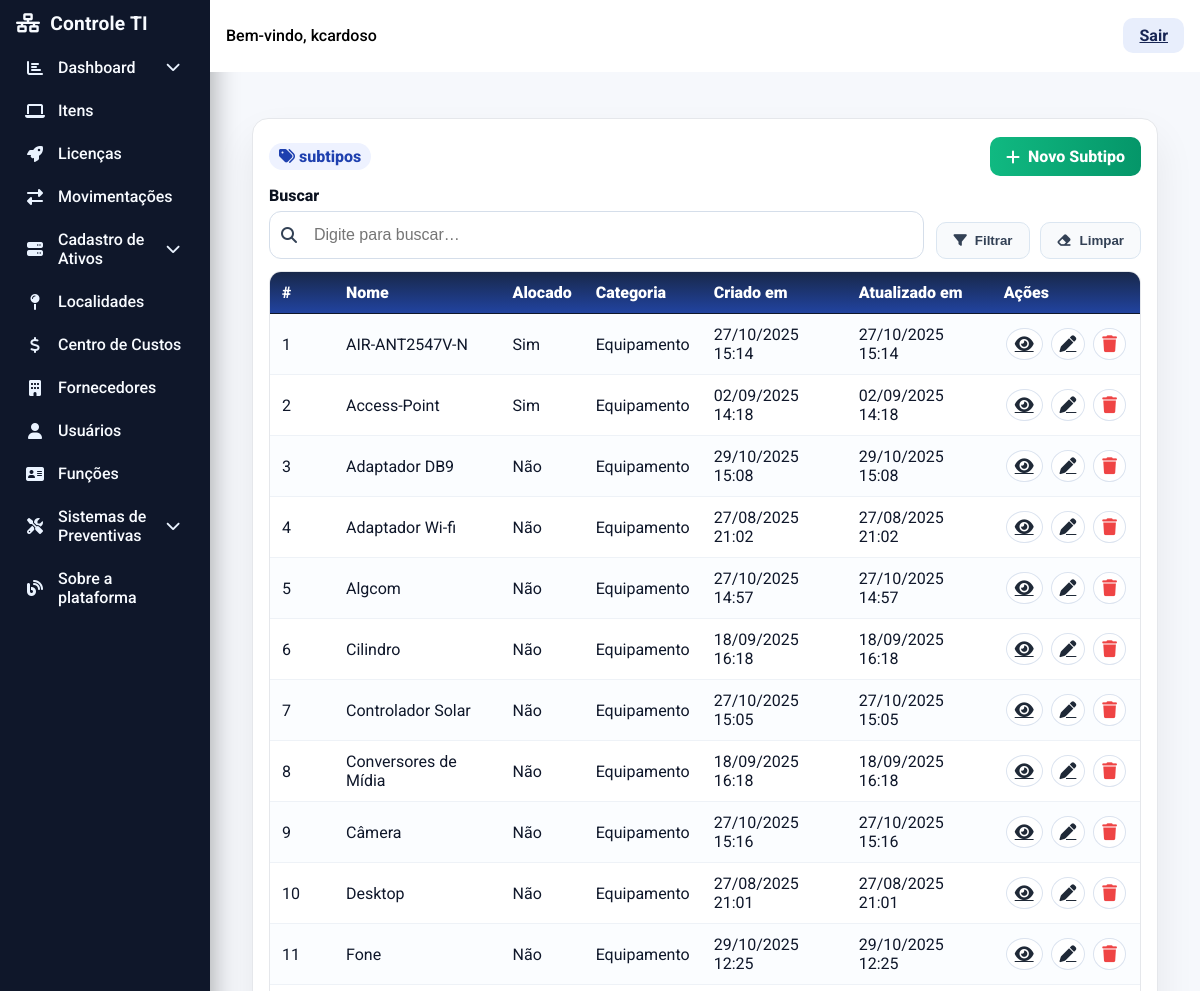
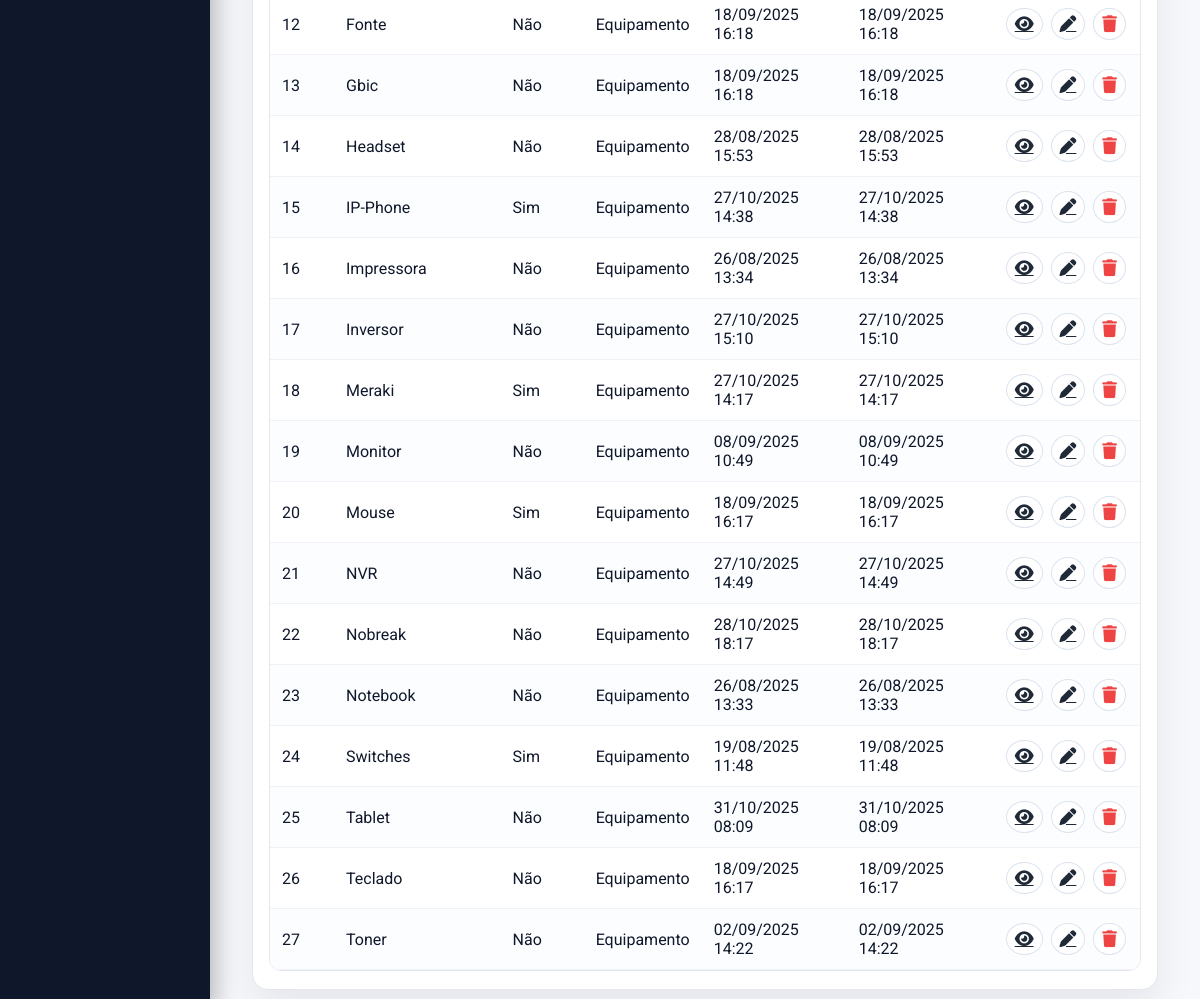
The app's page /subtipos/ (signed in), older data (2 pictures, top to bottom).
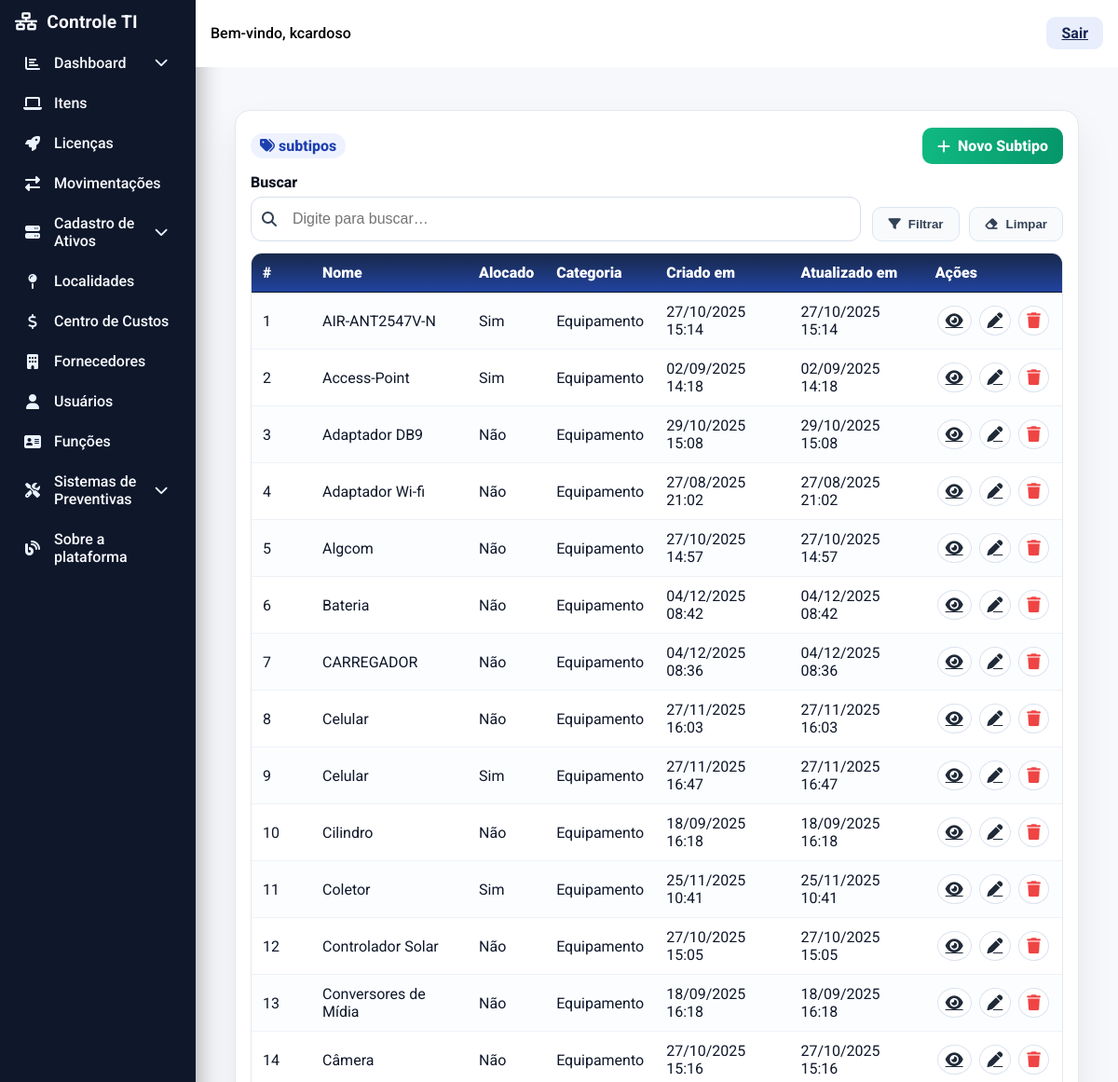
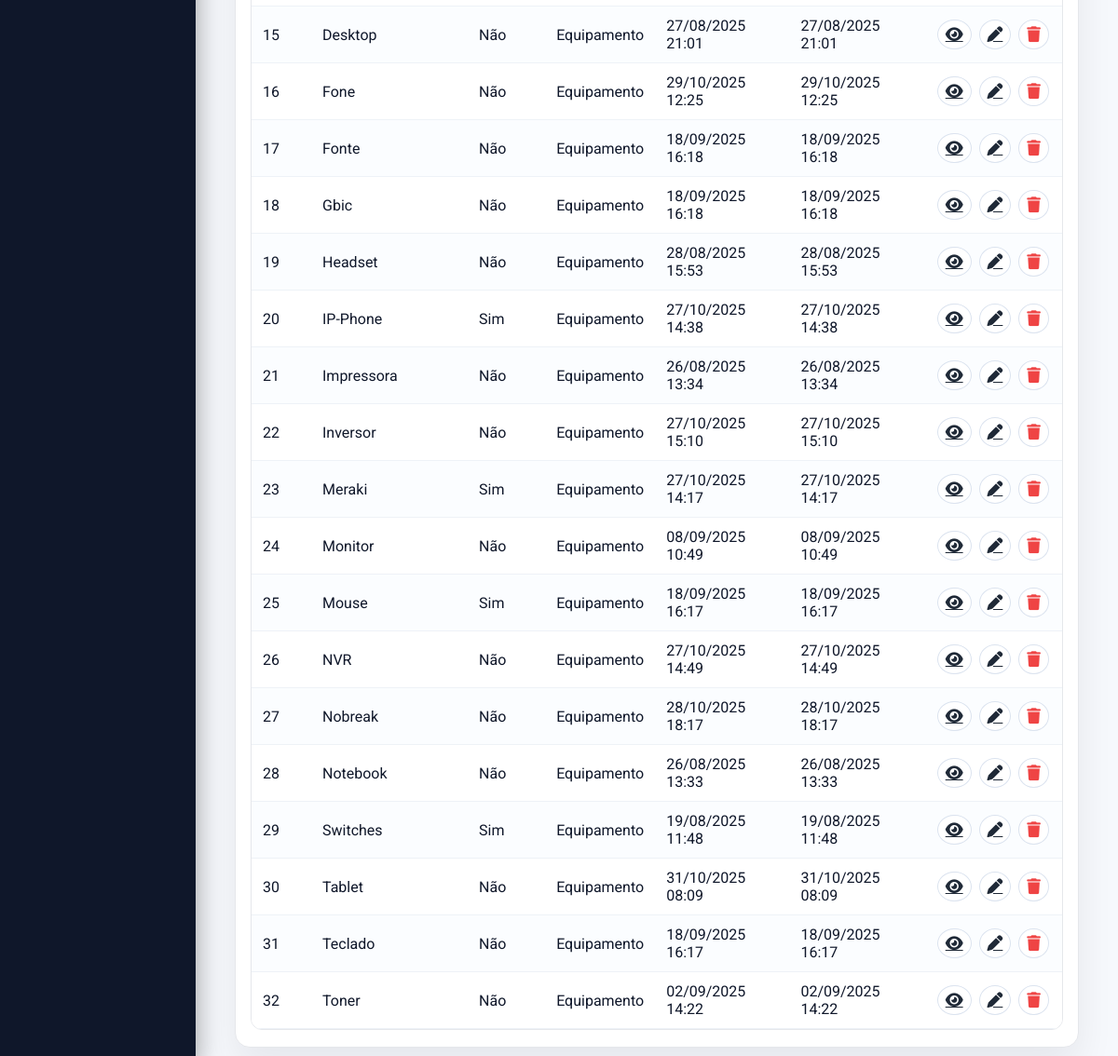
The same page, newer data (2 pictures, top to bottom).
### ProjetoEstoque/models.py (models this page shows, shortened)
class AuditModel(models.Model):
    criado_por = models.ForeignKey(User, related_name="%(class)s_criador", on_delete=models.SET_NULL, null=True)
    atualizado_por = models.ForeignKey(User, related_name="%(class)s_atualizador", on_delete=models.SET_NULL, null=True)
    created_at = models.DateTimeField(auto_now_add=True)
    updated_at = models.DateTimeField(auto_now=True)
    class Meta:
        abstract = True

class Subtipo(AuditModel):
    nome = models.CharField(max_length=100)
    alocado = models.CharField(max_length=3, choices=SimNaoChoices.choices)
    categoria = models.ForeignKey(Categoria, on_delete=models.CASCADE)

class Categoria(AuditModel):
    nome = models.CharField(max_length=100)

### ProjetoEstoque/views.py (the view)
# urls.py: path("subtipos/", views.subtipo_list, name="subtipo_list"),
@login_required
def subtipo_list(request):
    q = request.GET.get("q", "").strip()
    cat = request.GET.get("categoria", "").strip()
    alocado = request.GET.get("alocado", "").strip()
    qs = Subtipo.objects.select_related("categoria").order_by("categoria__nome", "nome")
    if q:
        qs = qs.filter(Q(nome__icontains=q) | Q(categoria__nome__icontains=q))
    if cat:
        qs = qs.filter(categoria__id=cat)
    if alocado:
        qs = qs.filter(alocado=alocado)
    context = {
        "subtipos": qs,
        "categorias": Categoria.objects.order_by("nome"),
        "alocado_choices": (("sim","Sim"),("nao","Não")),
        "request": request,  # para manter valores nos filtros
    }
    return render(request, "front/subtipo_list.html", context)

### ProjetoEstoque/templates/front/subtipo_list.html (shortened to what this page needs)
{% extends 'base.html' %}
{% block content %}
<link rel="stylesheet" href="https://cdnjs.cloudflare.com/ajax/libs/font-awesome/6.4.2/css/all.min.css"/>
<div class="page">
  <div class="panel">
    <div class="top-actions">
      <div class="metrics">
        <span class="badge"><i class="fa fa-tags"></i> {{ total }} subtipos</span>
      </div>
      <div style="display:flex;gap:10px">
        <a class="btn btn-add" href="{% url 'subtipo_create' %}"><i class="fa fa-plus"></i> Novo Subtipo</a>
      </div>
    </div>
    <form class="filtros" method="get" id="fForm" autocomplete="off">
      <div class="group">
        <label style="color: #0b1220;">Buscar</label>
        <div class="filtro-icon-input">
          <span class="ico"><i class="fa fa-search"></i></span>
          <input type="text" name="q" class="ctrl" placeholder="Digite para buscar…" value="{{ q|default:'' }}">
        </div>
      </div>
      <div style="display:flex;gap:10px;justify-content:flex-end">
        <button class="btn btn-light" type="submit"><i class="fa fa-filter"></i> Filtrar</button>
        <button class="btn btn-light" type="button" id="btnClear"><i class="fa fa-eraser"></i> Limpar</button>
      </div>
    </form>
    <div class="table-wrap">
      <table>
        <thead>
          <tr>
            <th style="width:64px">#</th>
            <th>Nome</th>
            <th>Alocado</th>
            <th>Categoria</th>
            <th>Criado em</th>
            <th>Atualizado em</th>
            <th style="width:120px">Ações</th>
          </tr>
        </thead>
        <tbody>
          {% for obj in subtipos %}
          <tr>
            <td>{{ forloop.counter }}</td>
            <td>{{ obj.nome }}</td>
            <td>{{ obj.get_alocado_display }}</td>
            <td>{% if obj.categoria %}{{ obj.categoria.nome }}{% else %}-{% endif %}</td>
            <td>{{ obj.created_at|date:"d/m/Y H:i" }}</td>
            <td>{{ obj.updated_at|date:"d/m/Y H:i" }}</td>
            <td class="td-acoes">
              <a class="icon-btn" title="Detalhar" href="{% url 'subtipo_detail' obj.pk %}"><i class="fa fa-eye"></i></a>
              <a class="icon-btn" title="Editar" href="{% url 'subtipo_update' obj.pk %}"><i class="fa fa-pen"></i></a>
              <button class="icon-btn delete" title="Excluir"
                      onclick="openDeleteModal('{{ obj.pk }}','{{ obj.nome|escapejs }}')"><i class="fa fa-trash"></i></button>
            </td>
          </tr>
          {% empty %}
          <tr><td colspan="7" style="text-align:center;color:#64748b;padding:16px">Nenhum subtipo encontrado.</td></tr>
          {% endfor %}
        </tbody>
      </table>
    </div>
  </div>
</div>
{% endblock %}

### ProjetoEstoque/templates/base.html (shortened to what this page needs)
{% load static %}
<!DOCTYPE html>
<html lang="pt-br">
<head>
  <link rel="stylesheet" href="https://cdnjs.cloudflare.com/ajax/libs/font-awesome/6.5.2/css/all.min.css">
</head>
<body>
  <div class="layout">
    <nav class="sidebar" id="sidebarMenu" aria-label="Menu lateral">
      <div class="sidebar-logo">
        <i class="fas fa-network-wired" aria-hidden="true"></i> Controle TI
      </div>
      <div class="sidebar-menu">
        <div class="sidebar-link-with-sub">
          <a class="sidebar-link" href="#" onclick="toggleSubmenu(event,'dashboard-sub')" aria-expanded="false" aria-controls="dashboard-sub">
            <i class="fas fa-chart-bar" aria-hidden="true"></i> Dashboard
            <i class="fas fa-chevron-down" style="margin-left:auto;font-size:.92em" aria-hidden="true"></i>
          </a>
        </div>
        <a class="sidebar-link" href="{% url 'equipamentos_list' %}">
          <i class="fas fa-laptop" aria-hidden="true"></i> Itens
        </a>
        <a class="sidebar-link" href="{% url 'licenca_list' %}">
          <i class="fa-solid fa-rocket" aria-hidden="true"></i> Licenças
        </a>
        <a class="sidebar-link" href="{% url 'movimentacao_list' %}">
          <i class="fa fa-exchange-alt" aria-hidden="true"></i> Movimentações
        </a>
        <div class="sidebar-link-with-sub">
          <a class="sidebar-link" href="#" onclick="toggleSubmenu(event,'ativos-sub')" aria-expanded="false" aria-controls="ativos-sub">
            <i class="fas fa-server" aria-hidden="true"></i> Cadastro de Ativos
            <i class="fas fa-chevron-down" style="margin-left:auto;font-size:.92em" aria-hidden="true"></i>
          </a>
        </div>
        <a class="sidebar-link" href="{% url 'localidade_list' %}">
          <i class="fas fa-map-pin" aria-hidden="true"></i> Localidades
        </a>
        <a class="sidebar-link" href="{% url 'centrocusto_list' %}">
          <i class="fas fa-dollar-sign" aria-hidden="true"></i> Centro de Custos
        </a>
        <a class="sidebar-link" href="{% url 'fornecedor_list' %}">
          <i class="fas fa-building" aria-hidden="true"></i> Fornecedores
        </a>
        <a class="sidebar-link" href="{% url 'usuario_list' %}">
          <i class="fas fa-user" aria-hidden="true"></i> Usuários
        </a>
        <a class="sidebar-link" href="{% url 'funcoes_list' %}">
          <i class="fa-solid fa-address-card" aria-hidden="true"></i> Funções
        </a>
        <div class="sidebar-link-with-sub">
          <a class="sidebar-link" href="#" onclick="toggleSubmenu(event,'preventivas-sub')" aria-expanded="false" aria-controls="preventivas-sub">
            <i class="fas fa-screwdriver-wrench" aria-hidden="true"></i> Sistemas de Preventivas
            <i class="fas fa-chevron-down" style="margin-left:auto;font-size:.92em" aria-hidden="true"></i>
          </a>
        </div>
        <a class="sidebar-link" href="{% url 'sobre_plataforma' %}">
          <i class="fas fa-blog" aria-hidden="true"></i> Sobre a plataforma
        </a>
      </div>
    </nav>
    <div style="flex:1; display:flex; flex-direction:column;">
      <header class="header" role="banner">
        <div class="header-main">
          <span class="header-user">Bem-vindo, {{ user.username }}</span>
        </div>
        <a href="{% url 'login' %}" class="btn-sair" rel="nofollow">Sair</a>
      </header>
      <main class="main-content" role="main" tabindex="-1">
        {% block content %}{% endblock %}
      </main>
    </div>
  </div>
</body>
</html>

### ProjetoEstoque/templates/base.html (style rules this page uses)
:root { --bg:#0b1120; --bg-soft:#0f172a; --surface:#111827; --surface-2:#0f172a; --text:#e5e7eb; --muted:#94a3b8; --line:#223047; --brand-1:#1e3a8a; --brand-2:#2563eb; --accent:#06b6d4; --ok:#16a34a; --warn:#d97706; --bad:#ef4444; --info:#38bdf8; --sidebar-w:210px; --radius:12px; --shadow:0 14px 34px rgba(0,0,0,.35); --sidebar-bg:linear-gradient(135deg, var(--brand-1) 0%, #1b2b5f 100%); --sidebar-active:#2c3c5c; --sidebar-txt:#e6f1ff; --sidebar-txt-active:#ffffff; --header-h:72px; --header-bg:linear-gradient(135deg, var(--brand-1) 0%, var(--brand-2) 100%); --header-txt:#f0f5ff; --btn-sair-bg:#1f2a44; --btn-sair-txt:#ffffff; --page-bg:#f6f8fc; }
@media (prefers-color-scheme: light) { :root { --bg:#f5f7fb; --bg-soft:#ffffff; --surface:#ffffff; --surface-2:#f8fafc; --text:#0f172a; --muted:#64748b; --line:#e5e7eb; --sidebar-bg:linear-gradient(135deg,#1e3a8a 0%,#2a55d4 100%); --sidebar-active:#dbe6ff33; --sidebar-txt:#f8fbff; --sidebar-txt-active:#ffffff; --header-bg:linear-gradient(135deg,#ffffff 0%,#ffffff 100%); --btn-sair-bg:#e8eefc; --btn-sair-txt:#172554; --page-bg:#f6f8fc; --shadow:0 18px 40px rgba(2,6,23,.08); } }
html,body { height:100%;margin:0 }
body { font-family:'Roboto',system-ui,-apple-system,Segoe UI,Roboto,Arial,sans-serif; background:var(--bg); color:var(--text); min-height:100vh; }
* { box-sizing:border-box }
.layout { display:flex;min-height:100vh }
.sidebar { position:fixed; inset:0 auto 0 0; width:var(--sidebar-w); background:#0f172a ; display:flex; flex-direction:column; padding-top:8px; box-shadow:4px 0 24px rgba(0,0,0,.3); z-index:220; transform:translateX(0); transition:transform .25s cubic-bezier(.7,.22,.2,1); }
.sidebar-logo { font-size:1.2rem; font-weight:700; color:var(--sidebar-txt); display:flex; align-items:center; gap:10px; margin:4px 12px 8px 16px; letter-spacing:.2px; }
.sidebar-menu { flex:1; display:flex; flex-direction:column; gap:2px; overflow-y:auto; overscroll-behavior:contain; -webkit-overflow-scrolling:touch; padding:4px 0 24px 0; padding-bottom: calc(24px + env(safe-area-inset-bottom, 0px)); scrollbar-gutter: stable; max-height: 100%; }
.sidebar-link { padding:10px 12px 10px 18px; color:var(--sidebar-txt); display:flex; align-items:center; gap:12px; border-radius:10px; margin:1px 6px; text-decoration:none; font-weight:500; transition:background .12s ease, color .12s ease; }
.sidebar-link i { min-width:22px;text-align:center;color:#eaf3ff }
.header { position:fixed; top:0; left:var(--sidebar-w); height:var(--header-h); width:calc(100vw - var(--sidebar-w)); background:var(--header-bg); color:var(--header-txt); border-bottom:1px solid rgba(255,255,255,.08); display:flex; align-items:center; gap:10px; padding:0 16px; z-index:300; box-sizing:border-box; }
.header-main { display:flex; align-items:center; gap:10px; min-width:0; flex:1 }
.header-user { color:#000000; font-size:1rem; font-weight:500; white-space:nowrap }
.btn-sair { padding:8px 16px; background:var(--btn-sair-bg); color:var(--btn-sair-txt); border:none; border-radius:10px; font-weight:700; cursor:pointer; transition:filter .12s ease, transform .04s ease; }
.main-content { margin-left:var(--sidebar-w); margin-top:var(--header-h); height:calc(100vh - var(--header-h)); overflow:auto; box-sizing:border-box; padding:24px 28px 0 28px; background:var(--page-bg); }

Row changes from the older to the newer data that the page shows:
added Subtipo: nome "Bateria", alocado "Não", categoria.nome "Equipamento", created_at "04/12/2025 08:42", updated_at "04/12/2025 08:42"
added Subtipo: nome "CARREGADOR", alocado "Não", categoria.nome "Equipamento", created_at "04/12/2025 08:36", updated_at "04/12/2025 08:36"
added Subtipo: nome "Celular", alocado "Não", categoria.nome "Equipamento", created_at "27/11/2025 16:03", updated_at "27/11/2025 16:03"
added Subtipo: nome "Celular", alocado "Sim", categoria.nome "Equipamento", created_at "27/11/2025 16:47", updated_at "27/11/2025 16:47"
added Subtipo: nome "Coletor", alocado "Sim", categoria.nome "Equipamento", created_at "25/11/2025 10:41", updated_at "25/11/2025 10:41"
